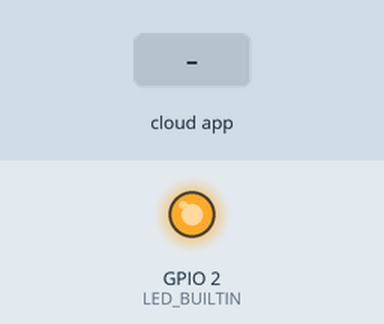
The sketch below on a simulated ESP8266 (NodeMCU). On the bench: output pins drawn as LEDs (lit = HIGH, except the on-board LED, lit = LOW). The inputs (shaded band) are chosen by the test bench. WiFi joins after 1.5 s; servers stay silent unless stated; EEPROM starts erased; the Firebase database answers and starts empty; what the sketch prints to the serial monitor is not drawn.

Above: at 1.4 s.
1.5 s: the phone or cloud app sets pub to 1
At 3.2 s:
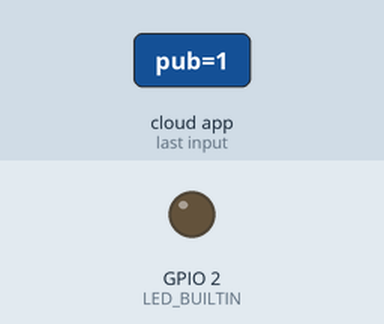
Timing chart, 0 to 4.7 s (numbered marks = the images above; inputs shaded):
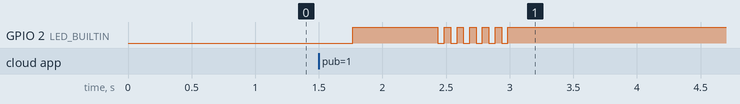

The sketch:

autoset_wifi.ino
```cpp
#include <EEPROM.h>
#include "ESP8266WiFi.h"
#include <FirebaseArduino.h>
#include <ESP8266WiFiMulti.h>

#define ssid "iPhone"
#define pass "abcd1234"
#define FIREBASE_HOST "mutiwifi-4871a.firebaseio.com"
#define FIREBASE_AUTH "dIpneH3aKMRgA3nMm36g7SnVGY2QfqRP4BnXXez2"
#define LED_BUILTIN 2


ESP8266WiFiMulti wifiMulti;

char ssid1[32];
char pass1[32];
int pub;

void writeEEPROM(int startAdr, int laenge, char* writeString) {
  EEPROM.begin(512);
  yield();
  Serial.println();
  Serial.print("writing EEPROM: ");
  for (int i = 0; i < laenge; i++)
    {
      EEPROM.write(startAdr + i, writeString[i]);
      Serial.print(writeString[i]);
    }
  EEPROM.commit();
  EEPROM.end();
}

void readEEPROM(int startAdr, int maxLength, char* dest) {
  EEPROM.begin(512);
  delay(10);
  for (int i = 0; i < maxLength; i++)
    {
      dest[i] = char(EEPROM.read(startAdr + i));
    }
  EEPROM.end();
  Serial.print("ready reading EEPROM:");
  Serial.println(dest);
}

void clearEEPROM(int startAdr, int laenge) {
  EEPROM.begin(512);
  yield();
  Serial.println();
  Serial.print("clearing EEPROM: ");
  for (int i = 0; i < laenge; i++)
    {
      EEPROM.write(startAdr + i, 0);
    }
  EEPROM.commit();
  EEPROM.end();
}

void setup() {
  Serial.begin(9600);
  delay(100);

  pinMode(LED_BUILTIN, OUTPUT);

  Firebase.begin(FIREBASE_HOST, FIREBASE_AUTH);

  //strcat(ssid1, "iPhone");
  //strcat(pass1, "abcd1234");
  //writeEEPROM(0,32,ssid1);
  //writeEEPROM(32,32, pass1);
  //Serial.println("everything saved...");
  readEEPROM(0,32,ssid1);
  readEEPROM(32,32,pass1);
  Serial.println(ssid1);
  Serial.println(pass1);
  //wifiMulti.addAP(ssid, pass);
  wifiMulti.addAP("iPhone", "abcd1234");
  wifiMulti.addAP(ssid1, pass1);

}

void loop() {

  if(wifiMulti.run() != WL_CONNECTED) {
        Serial.println("WiFi not connected!");
        digitalWrite(LED_BUILTIN, LOW);
        delay(50);
    }
  else{
    digitalWrite(LED_BUILTIN, HIGH);
    pub = Firebase.getInt("pub");
    Serial.print("ssid : ");
    Serial.println(WiFi.SSID());
    readEEPROM(0,32,ssid1);
    readEEPROM(32,32,pass1);
  }

 //wait internet and pub = 1
 if((wifiMulti.run() == WL_CONNECTED)&&(pub==1)) {
  String x = Firebase.getString("ssid1");
  String y = Firebase.getString("pass1");

  char a[x.length()+1];
  x.toCharArray(a, sizeof(a));
  char b[y.length()+1];
  y.toCharArray(b, sizeof(b));

  //char a[10] = "MyWifi";
  //char b[10] = "abcd1234";
  writeEEPROM(0,32,a);
  writeEEPROM(32,32, b);
  Serial.println("everything saved...");
  readEEPROM(0,32,ssid1);
  readEEPROM(32,32,pass1);
  wifiMulti.addAP(ssid1, pass1);
  Serial.println("Update wifi");
  //delay(1000);
  for (int i=0; i <= 5; i++){
   digitalWrite(LED_BUILTIN, LOW);
   delay(50);
   digitalWrite(LED_BUILTIN, HIGH);
   delay(50);
  }
  Firebase.setInt("pub", 0);

 }


}
```

Measured:
- by itself, GPIO 2 (LED_BUILTIN): repeats every 0.10 s: LOW 0.05 s, HIGH 0.05 s, until it stays HIGH from 3.0 s
